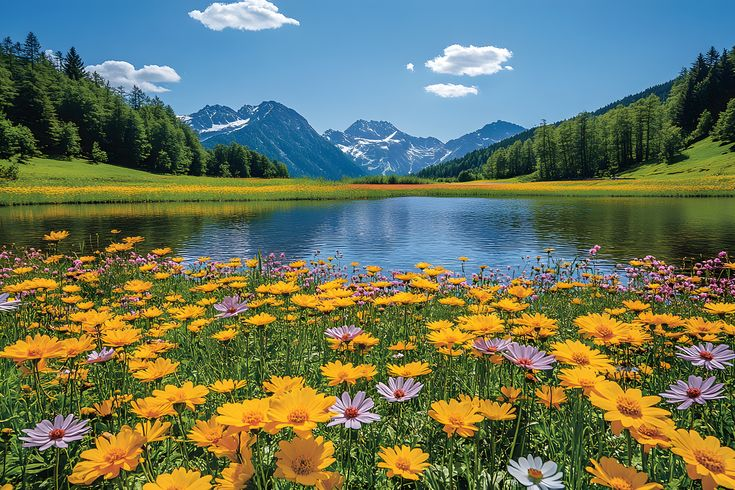
%> input picture images/view.jfif, 735 x 490 px
$ octave --eval "phase5_segmentation(rgb2gray(imread('images/view.jfif')));"   (GNU Octave 9; MATLAB toolbox functions it lacks are replaced by stand-ins)
%> lines starting %> are read from the running program, lines starting %| are printed output that depends on the picture; in (x1, y1, x2, y2) boxes, pixels count from 0 and x2, y2 are one past the last pixel; in counts of white or black regions, pixels touching at a corner belong together; the program's own positions count from 1
function phase5_segmentation(img_gray)
% PHASE 5 - Segmentation et Seuillage par la méthode OTSU
% La méthode OTSU calcule automatiquement le seuil optimal
% qui maximise la variance inter-classes (objets vs fond).

% --- Calcul du seuil OTSU ---
% graythresh retourne un seuil normalisé entre 0 et 1
niveau_otsu = graythresh(img_gray);
%> niveau_otsu = 0.412
seuil_pixel = round(niveau_otsu * 255);
%> seuil_pixel = 105

fprintf('=== Segmentation OTSU ===\n');
fprintf('Seuil OTSU calcule : %.4f (valeur pixel : %d)\n', niveau_otsu, seuil_pixel);
%| Seuil OTSU calcule : 0.4118 (valeur pixel : 105)

% --- Application du seuil : binarisation ---
img_binaire = imbinarize(img_gray, niveau_otsu);
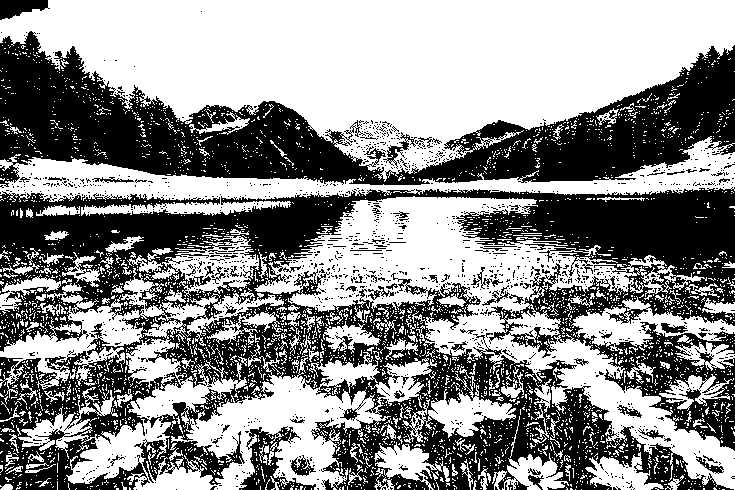
%> img_binaire: size 490x735 logical; 55.4% white; 1376 black regions (1311 under 20 px), largest, box (x1, y1, x2, y2) and area: (0, 187, 735, 490) 105671, (0, 31, 735, 187) 45611, (239, 426, 316, 490) 1685

% --- Calcul des statistiques de segmentation ---
nb_pixels_total  = numel(img_binaire);
%> nb_pixels_total = 360150
nb_pixels_objets = sum(img_binaire(:));              % pixels blancs (objets)
%> nb_pixels_objets = 199642
nb_pixels_fond   = nb_pixels_total - nb_pixels_objets; % pixels noirs (fond)
%> nb_pixels_fond = 160508
pct_objets = nb_pixels_objets / nb_pixels_total * 100;
%> pct_objets = 55.43
pct_fond   = nb_pixels_fond   / nb_pixels_total * 100;
%> pct_fond = 44.57

fprintf('Pixels objets (blancs) : %d (%.1f%%)\n', nb_pixels_objets, pct_objets);
%| Pixels objets (blancs) : 199642 (55.4%)
fprintf('Pixels fond   (noirs)  : %d (%.1f%%)\n', nb_pixels_fond,   pct_fond);
%| Pixels fond   (noirs)  : 160508 (44.6%)

% --- Affichage des résultats ---
figure('Name', 'Phase 5 - Segmentation OTSU', 'NumberTitle', 'off');

% Image originale
subplot(2, 3, 1);
imshow(img_gray);
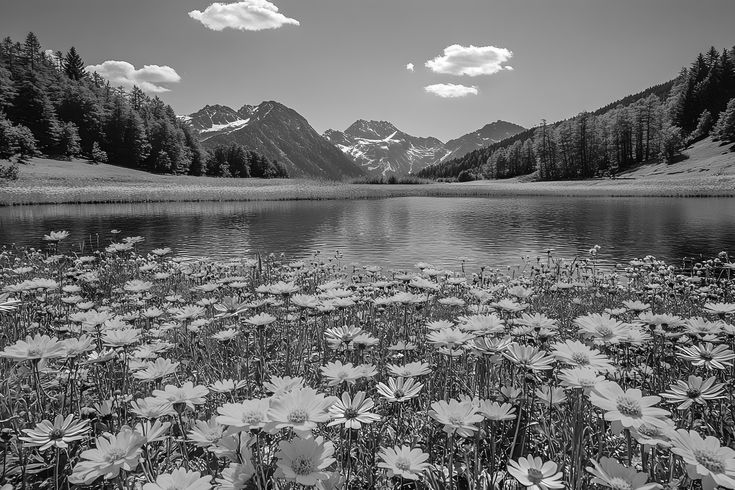
%> displayed picture: size 490x735, on the screen's scale of 0 to 255; min 0, max 255, mean 110.1
title('Image Originale (Niveaux de gris)', 'FontWeight', 'bold');

% Image binarisée OTSU
subplot(2, 3, 2);
imshow(img_binaire);
title(sprintf('Segmentation OTSU (seuil = %d)', seuil_pixel), 'FontWeight', 'bold');

% Superposition : contours sur l'image originale
contours = edge(img_binaire, 'sobel');
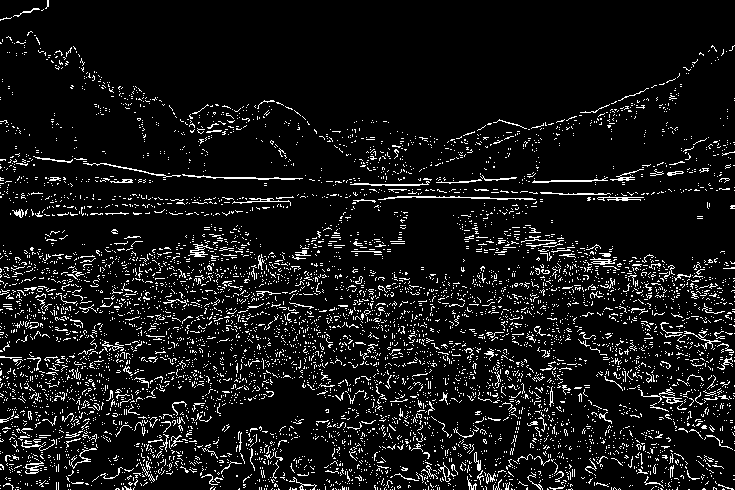
%> contours: size 490x735 logical; 8.3% white in thin lines or dots
img_overlay = img_gray;
img_overlay(contours) = 255;   % marquer les contours en blanc
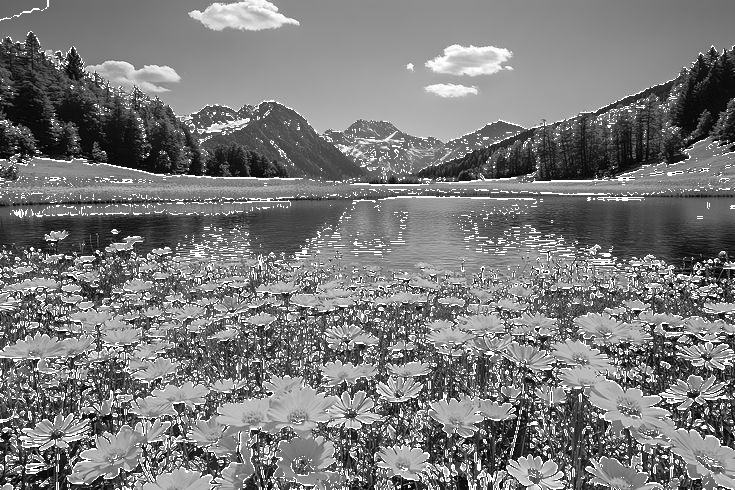
%> img_overlay: size 490x735 uint8; 8.28% of pixels changed, all inside (x1, y1, x2, y2) = (0, 0, 735, 490)
subplot(2, 3, 3);
imshow(img_overlay);
title('Contours sur Image Originale', 'FontWeight', 'bold');

% Histogramme avec ligne de seuil OTSU
subplot(2, 3, 4);
imhist(img_gray);
hold on;
xline(seuil_pixel, 'r-', sprintf('Seuil = %d', seuil_pixel), ...
      'LineWidth', 2, 'LabelHorizontalAlignment', 'right');
hold off;
title('Histogramme + Seuil OTSU', 'FontWeight', 'bold');
xlabel('Intensite'); ylabel('Nombre de pixels');

% Région objets uniquement
subplot(2, 3, 5);
img_objets = img_gray;
img_objets(~img_binaire) = 0;
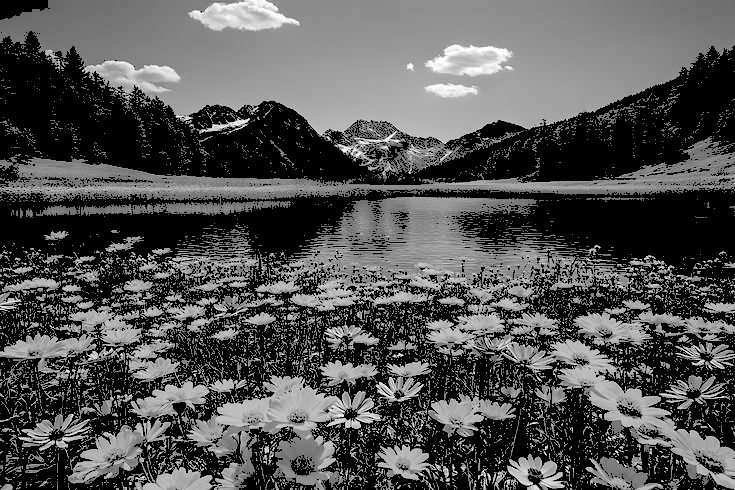
%> img_objets: size 490x735 uint8; min 0, max 255, mean 82.6
imshow(img_objets);
title('Region Objets (avant-plan)', 'FontWeight', 'bold');

% Région fond uniquement
subplot(2, 3, 6);
img_fond = img_gray;
img_fond(img_binaire) = 0;
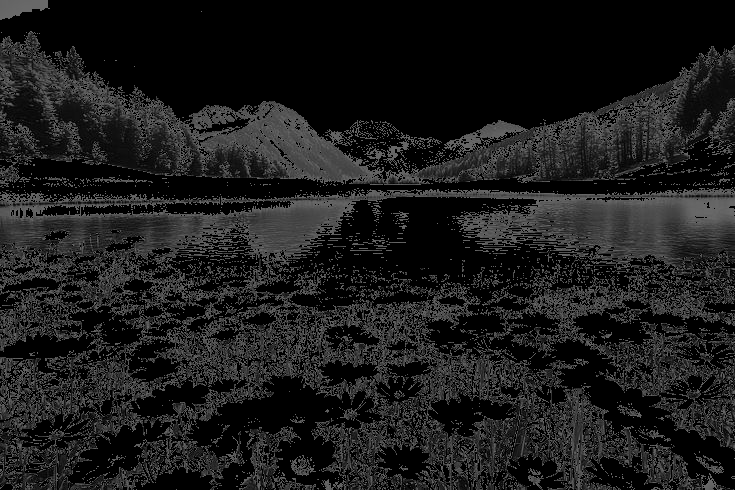
%> img_fond: size 490x735 uint8; min 0, max 105, mean 27.5
%> `phase5_segmentation(rgb2gray(imread('images/view.jfif')));`:
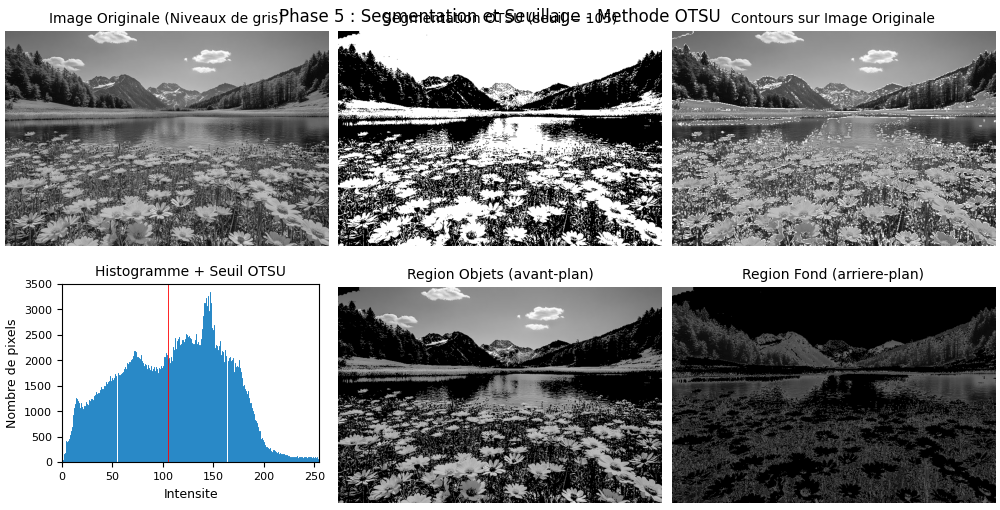
%> figure redrawn from the program's plot data, 6 panels
imshow(img_fond);
title('Region Fond (arriere-plan)', 'FontWeight', 'bold');

sgtitle('Phase 5 : Segmentation et Seuillage - Methode OTSU', ...
        'FontSize', 13, 'FontWeight', 'bold');

end
